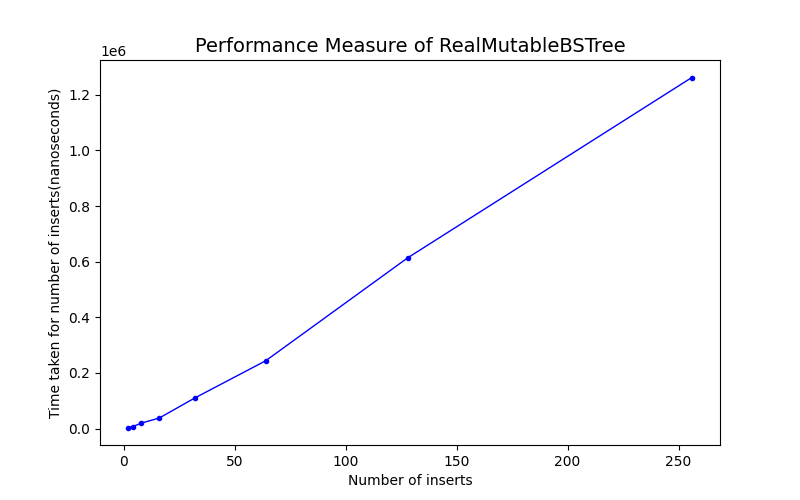

Recreate this plot in Python.
#! /usr/bin/env python
import random
from time import process_time_ns
from matplotlib import pyplot as plt
# How to represent a binary tree?

# datatype def'n:
#  A BSTree is either:
#    - False,                              (interpretation: empty tree)
#    - ( [number], [BSTree], [BSTree] )    (interpretation: number at root, and left-, right- subtrees)
#                                           we'll call this non-empty tree a "Branch".

myData = [57, 
          [18,
           [2,False,False],
            [35, 
            [20,False,False], 
            [40,False,False]]],
          [78,
           False,
           False]]

#myData[0] -- value at root
#myData[1] -- left  child
#myData[2] -- right child



# wrappers, so we can act like these tuples have named-fields
def val(  aBSTree): return aBSTree[0]
def left( aBSTree): return aBSTree[1]
def right(aBSTree): return aBSTree[2]



# constructor, predicate:
def isEmpty( aBSTree): return aBSTree==mt
def newBranch( val, l, r ): return [val,l,r]

mt = False    # convenient variable/name for the empty-tree



t1 = newBranch(29,       
               newBranch(2,mt,mt),
               newBranch(35,     
                         newBranch(30,mt,mt),
                         newBranch(44,mt,mt)))            

assert val(t1) == 29
assert left(t1) == [2,mt,mt]
assert val(left(right(t1))) == 30 



# Template, for *any* function processing a BSTree:
#
# anyTreeFunc : BSTree -> ???
#
# def anyTreeFunc( t ):
#   return answer_for_base_case  if isEmpty(t) else \
#          somehowCombine( val(t), anyTreeFunc(left(t)), anyTreeFunc(right(t)) )


def size( t ):
  """size : BSTree -> natnum
  Return the # of Branches in `t` (that is, non-Empty subtrees it contains)
  """
  return 0 if isEmpty(t) else \
         1 + size(left(t)) + size(right(t))

assert size(mt) == 0
assert size([50,mt,mt]) == 1
assert size(t1) == 5


def height( t ):
  """ height : BSTree -> natnum
  Return the length of longest path from root to some (Empty) leaf
  """
  return 0 if isEmpty(t) else \
         1 + max( height(left(t)), height(right(t)))

assert height(mt) == 0
assert height([50,mt,mt]) == 1
assert height(t1) == 3


def contains_v1( t, target ):
  """contains_v1 : BSTree, number -> boolean
  Does `target` contain `t`?  
  v1 is for *any* binary tree; it does *not* use the binary-search-tree property (and it searches the entire tree).
  """
  return False if isEmpty(t) \
    else target==val(t)  \
         or contains_v1(left(t),target)  \
         or contains_v1(right(t),target)

assert contains_v1(mt, 50)         == False
assert contains_v1([50,mt,mt], 50) == True
assert contains_v1([50,mt,mt], 37) == False
assert contains_v1(t1,29) == True
assert contains_v1(t1, 2) == True
assert contains_v1(t1,35) == True
assert contains_v1(t1,30) == True
assert contains_v1(t1,44) == True
assert contains_v1(t1,31) == False


# What is the Running-time of each of the above
# functions, `size`  `height`   `contains_v1` ?



#######################

# The Binary **Search** Tree ("BST") Property:
#   - holds for `mt`
#   - For a non-empty tree t, holds if
#     val(left(t))  <=  val(t)  <= val(right(t))    (assuming those exist)
#     and left(t),right(t) also have the BST Property.



# contains : BSTree, number -> boolean
#
def contains( t, target ):
  """contains : BSTree, number -> boolean
  Does `target` contain `t`?  
  (Runs in time O(height(t));  `t` must be a Binary Search Tree.)
  """
  return False if isEmpty(t) else \
         val(t)==target \
         or (val(t) < target and contains(right(t), target))  \
         or (val(t) > target and contains(left(t),  target))

assert contains(mt, 50)         == False
assert contains([50,mt,mt], 50) == True
assert contains([50,mt,mt], 37) == False
assert contains(t1,29) == True
assert contains(t1, 2) == True
assert contains(t1,35) == True
assert contains(t1,30) == True
assert contains(t1,44) == True
assert contains(t1,31) == False


#
def smallest(t):
    """ smallest : BSTree -> num-or-None
    Return the smallest item in `t` (or None, if `t` is empty).
    """
    return None if isEmpty(t) else \
           smallest(left(t)) or val(t)  # abuse how `None or 3` evals to `3`
    

# Or, here's a different, sneaky technique:
# Walk down the right-hand-branch, keeping track of the previously-seen item.

def biggest(t):
    """ biggest : BSTree -> num-or-None
    Return the biggest item in `t` (or None, if `t` is empty).
    """
    return biggestOr(t,None)

def biggestOr(t,biggestSeenSoFar):
    """ biggest : BSTree, num -> num-or-None
    Return the biggest item in `t` (or `bigestSeenSoFar`, if `t` is empty).
    """
    return biggestSeenSoFar if isEmpty(t) else \
           biggestOr(right(t),val(t))


assert biggest( [7,mt,mt] ) == 7
#print( biggest( t1 ) )
assert biggest( t1 ) == 44
assert smallest( [7,mt,mt] ) == 7
assert smallest( t1 ) == 2



def insert_v1( t, n ):
  """insert : BSTree, num -> BSTree
  Return a new BSTree like `t` except with `n` inserted (at a leaf).
  The result may not be balanced.
  """
  if isEmpty(t):
    return newBranch(n,mt,mt)
  else:
    if val(t) < n:
      return newBranch(val(t),left(t),insert_v1(right(t),n))
    else:
      return newBranch(val(t),insert_v1(left(t),n),right(t))


assert insert_v1( mt, 77 ) == [77,mt,mt]
assert insert_v1( [50,mt,mt], 77 ) == [50,mt,[77,mt,mt]]
assert insert_v1( [50,mt,mt], 22 ) == [50,
                                       [22,mt,mt],
                                       mt]
assert insert_v1(t1,32) == [29,       
                             [2,mt,mt],
                             [35,     
                              [30,
                                mt,
                                [32,mt,mt]],
                              [44,mt,mt]]]   


assert t1 == [29,       
              [2,mt,mt],
              [35,     
               [30,mt,mt],
               [44,mt,mt]]]  


# Btw: we can use `and`,`or` if we *really* wanted to keep using
# the 'if-else' expression rather than the 'if-else' statement:
#
#def insert( t, n ):
#  return newBranch(n,mt,mt) if isEmpty(t) else \
#         ((val(t) < n) and newBranch(val(t),left(t),insert(right(t),n))) \
#         or newBranch(val(t),insert(left(t),n),right(t)) 




# To delete from a BSTRee:
#   - deleting a leaf easy -- just return empty tree
#   - deleting the root: "replace" it with the smallest(right)),
#      OR biggest(left(t))

#    pre-condition: t != mt
#
def delete_v1( t, n ):
  """delete : BSTree, num -> BSTree
  Return a BSTree like `t` except with `n` deleted.
  Throws an exception if `n` doesn't occur.
  """
  if isEmpty(t):
    raise f"{n} not contained in the initial tree"
  else:
    if n < val(t):
      return newBranch(val(t), delete_v1(left(t),n), right(t))
    elif n > val(t):
      return newBranch(val(t), left(t), delete_v1(right(t),n))
    else: # n==val(t) -- delete the root
      if not(isEmpty(right(t))):
         replacement = smallest(right(t))
         return newBranch(replacement, left(t), delete_v1(right(t),replacement))
      elif not(isEmpty(left(t))):
         replacement = biggest(left(t))
         return newBranch(replacement, delete_v1(left(t),replacement), right(t))
         # Alternately, since we know isEmpty(right), we could just return left(t)
      else: # deleting root, whose children are both empty:
        return mt
        

# run-time of contains, insert, and delete, in a BSTree:
#     for a tree of height h, it takes O(h) steps.
#
#  IF the tree is (relatively) balanced, then height is log(n) -- yay!
#
# BUT: how to keep tree balanced???

###############
# "AVL Trees" -- self-balancing, after inserts and deletes.
#
#
#  We call a tree t "AVL Balanced" if:
#    | height[left) - height[right) | <= 1,
#  and both left and right are themselves AVL balanced.
#
# We will show how to insert/delete into a balanced, so that they *stay* balanced.
#
# - We'll do it by using tree rotations:
#   

t23 = [60,mt,mt]
t4  = [99,mt,mt]

def rotateCCW( t ):
    """ rotateCCW : BSTree -> BSTree
    Do a counter-clockwise rotation on a BSTree,
    maintaining the binary-search-tree invariant (ordering).
    Pre-condition: t and right(t) are both non-empty BSTrees.
    """
    # see diagram https://upload.wikimedia.org/wikipedia/commons/thumb/7/76/AVL-simple-left_K.svg/388px-AVL-simple-left_K.svg.png
    X   = val(t)
    t1  = left(t)
    Z   = val(right(t))
    t23 = left(right(t))
    t4  = right(right(t))
    return [Z, [X,t1,t23], t4]

assert rotateCCW(  [50,mt,[75,mt,mt]])  == [75,[50,mt,mt],mt]
assert rotateCCW(  [50,t1,[75,t23,t4]] ) == [75, [50,t1,t23], t4]

def rotateCW( t ):
    """ rotateCW : BSTree -> BSTree
    Do a clockwise rotation on a BSTree,
    maintaining the binary-search-tree invariant (ordering).
    Pre-condition: t and left(t) are both non-empty BSTrees.
    """
    # see diagram https://upload.wikimedia.org/wikipedia/commons/thumb/7/76/AVL-simple-left_K.svg/388px-AVL-simple-left_K.svg.png
    X   = val(t)
    t1  = right(t)
    Z   = val(left(t))
    t23 = right(left(t))
    t4  = left(left(t))
    return [Z,t4,[X,t23,t1]]

assert rotateCW(  [50,[75,mt,mt],mt] )  == [75,mt,[50,mt,mt]]
assert rotateCW(  [50,[75,t23,t4],t1])  == [75,t23,[50,t4,t1]]

# AVL observation:
# when you do an insert or delete, the 
# balance gets messed up by at most 1, so the unbalance is at most 2.
# - if the left side is shorter than the outside-right (by two),
#   then a single rotateCCW fixes.
# - if the left side is shorter than the inside-right (by two),
#   then first rotateCW the right-child, then do a rotateCCW at root.
# - other two mirror-images similarly.
#
def balance(t):
   """balance: BSTree -> BStree
   precondition:  abs(height(left(t)) - height(right(t))) <= 2
                  and there is only one *leaf* causing this excess.
   postcondition: for the returned tree `r`,
                  abs(height(left(r)) - height(right(r))) <= 1
                  and it still has binary-search-tree property.
   """
   if t==mt: return t
   elif abs(height(left(t)) - height(right(t))) <= 1 : return t
   else:
       hl = height(left(t))
       hr = height(right(t))
       if (hl == hr - 2): # left side short
          if hl == height(right(right(t))) - 1: 
             # the unbalance is on outside
             return rotateCCW(t)
          else:
             # the unbalance is on inside; 2 rotations needed:
             return rotateCCW([val(t),left(t),rotateCW(right(t))] )
       else:             # right side short
          # TODO: add mirror-image of above if-else
          if (hr == hl - 2): # right side short
            if hr == height(left(left(t))) - 1: 
             # the unbalance is on outside
             return rotateCW(t)
            else:
             # the unbalance is on inside; 2 rotations needed:
             return rotateCW( [val(t),rotateCCW(left(t)),right(t)] )


#right of tree unbalanced on inside
assert balance([50,[30,mt,mt],[75,[60,[55,mt,mt],[73,mt,mt]],[80,mt,mt]]]  ) == [60, [50, [30, False, False], [55, False, False]], [75, [73, False, False], [80, False, False]]]

#left of tree unbalanced on inside
assert balance([50,[30,[20,mt,mt],[40,[35,mt,mt],[45,mt,mt]]],[75,mt,mt]] ) == [40, [30, [20, False, False], [35, False, False]], [50, [45, False, False], [75, False, False]]]


          
def insert_v2( t, n ):
  """Balanced insert : BSTree, num -> BSTree
  Returns same BSTree `t` except with `n` inserted (at a leaf).
  The result is balanced.
  """
  if isEmpty(t):
    return newBranch(n,mt,mt)
  else:
    if val(t) < n:
      t[2] = insert_v2(right(t),n)
      return balance([val(t),left(t),right(t)])
    else:
      t[1] = insert_v2(left(t),n) 
      return balance([val(t),left(t),right(t)])

assert insert_v2( mt, 77 ) == [77,mt,mt]
assert insert_v2( [50,[40,mt,mt],mt], 77 ) == [50,[40,mt,mt],[77,mt,mt]]
assert insert_v2( [50,mt,mt], 22 ) == [50,
                                       [22,mt,mt],
                                       mt]
assert insert_v2( [50,[20,mt,mt],mt], 22 ) == [22,
                                       [20,mt,mt],
                                       [50,mt,mt]]                                     

def delete_v2( t, n ):
  """Balanced delete : BSTree, num -> BSTree
  Returns same BSTree `t` except with `n` deleted.
  Throws an exception if `n` doesn't occur.
  """
  if isEmpty(t):
    raise f"{n} not contained in the initial tree"
  else:
    if n < val(t):
      return balance([val(t), delete_v2(left(t),n), right(t)])
    elif n > val(t):
      return balance([val(t), left(t), delete_v2(right(t),n)])
    else: # n==val(t) -- delete the root
      if not(isEmpty(right(t))):
         replacement = smallest(right(t))
         return balance([replacement, left(t), delete_v2(right(t),replacement)])
      elif not(isEmpty(left(t))):
         replacement = biggest(left(t))
         return balance([replacement, delete_v2(left(t),replacement), right(t)])
         # Alternately, since we know isEmpty(right), we could just return left(t)
      else: # deleting root, whose children are both empty:
        return mt

assert delete_v2( [50,mt,mt],50 ) ==  mt
assert delete_v2( [50,[20,mt,mt],mt], 20 ) == [50,mt,mt]     
assert delete_v2([50,[30,mt,mt],[75,[60,[55,mt,mt],[73,mt,mt]],[80,mt,mt]]] , 55 ) == [60, [50, [30, False, False], False], [75, [73, False, False], [80, False, False]]]

 
#   (0) measure performance: 
#   Do (say) 1,000 inserts;  then 2,000;  then 4,000;  ... and time/graph them.
#   (Are they as expected, theoretically?  If not, offer hypotheses.  [Then, test the hypotheses??])
#   hypotheses : update our 3-tuple to keep one more field: the (cached) height,
#   to avoid O(n) time for each call to `height`.


import math  
# num_inserts=[1000,2000,4000,8000]
num_inserts=[2,4,8,16,32,64,128,256]  
def measure_BStreePerformance(num_inserts):
    insert_time =[]
    for j in num_inserts:
        mutableBStree = mt
        random_list = []
        # generating random numbers using random.randint
        for i in range(j):
            random_list.append(random.randint(0,1000))
        print("Length of random list",len(random_list))
        t1_start = process_time_ns()
        for k in random_list:
            mutableBStree = insert_v2(mutableBStree,k)
        t1_stop = process_time_ns()
        insert_time.append(t1_stop-t1_start)
    return insert_time

insertTimeList = measure_BStreePerformance(num_inserts)
print(insertTimeList)

 
import matplotlib
from matplotlib import pylab as plt
from matplotlib import gridspec as gridspec


matplotlib.rcParams['figure.figsize'] = (8,5)
gs = gridspec.GridSpec(2, 2)
# plt.grid(zorder=0)
plt.plot(num_inserts,insertTimeList,color='blue', marker = ".", linewidth=1, scalex=True,scaley=True, zorder=3)
plt.xlabel('Number of inserts', fontsize=10)
plt.ylabel('Time taken for number of inserts(nanoseconds)', fontsize=10)
plt.title('Performance Measure of RealMutableBSTree', loc='Center', fontsize=14)
plt.show()

# Testing outputs 
# HeightCachedBSTree(immutable) [2,4,8,16,32,64,128,256] inserts output [4000, 7000, 21000, 51000, 119000, 286000, 742000, 1423000]
# HeightCachedMutableBSTree [2,4,8,16,32,64,128,256] inserts output [5000, 8000, 22000, 50000, 119000, 327000, 702000, 1395000]
# RealMutableBSTree [2,4,8,16,32,64,128,256] inserts output [6000, 8000, 42000, 139000, 453000, 5458000, 22518000, 72625000]
